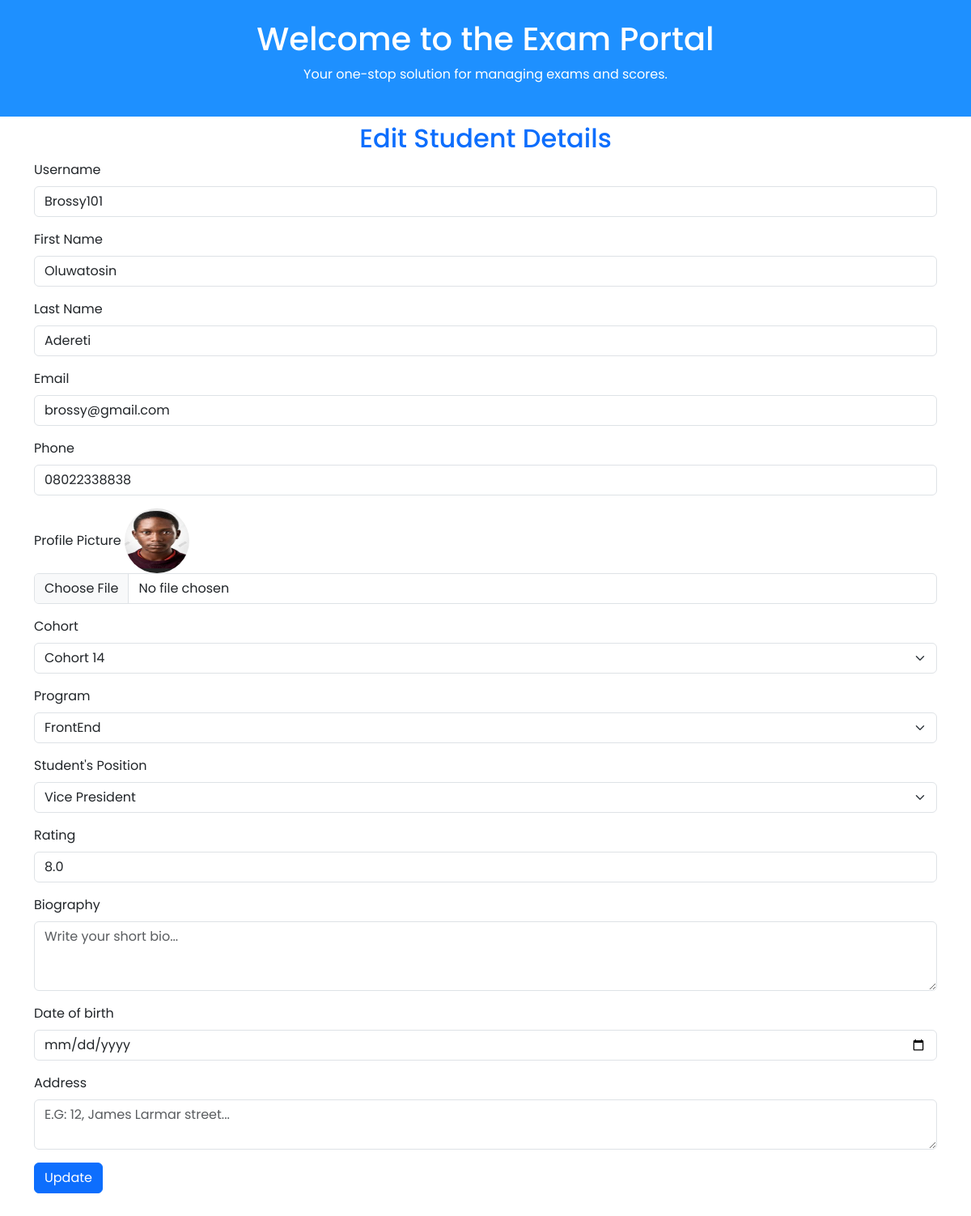
The page /edit_views/oluwatosin-adereti-790607733 on the database its author committed.
### students/models.py (models this page shows, shortened)
class Student(models.Model):
  username = models.CharField(max_length=100,unique=True)
  first_name = models.CharField(max_length=100)
  last_name = models.CharField(max_length=100)
  student_type = models.CharField(max_length=9, choices=student_position, default='Student')
  status = models.BooleanField(default=True)
  email = models.EmailField(max_length=254, unique=True, validators=[mail_validator])
  phone = models.CharField(max_length=11, null=True, blank=True)
  slug = models.SlugField(unique=True, blank=True, editable=False)

class Student_Profile(models.Model):
  student = models.OneToOneField(Student, on_delete=models.CASCADE)
  bio = models.TextField()
  DOB = models.DateField()
  address = models.CharField(max_length=500)
  rating = models.FloatField(default=0.0)
  profile_picture = models.ImageField(upload_to='student_profile')
  date_join = models.DateTimeField(auto_now_add=True)

### students/views.py (the view)
# urls.py: path('edit_views/<slug:slug>', views.edit_views, name= 'edit_views'),
def edit_views(request, slug):
    student = get_object_or_404(Student, slug=slug)
    all_cohorts = Cohort_Group.objects.all()
    student_type = student_position
    context ={
        'student': student,
        'all_cohorts': all_cohorts,
        'type': student_type
    }
    return render(request, 'blog/editstudent.html', context)

### templates/blog/editstudent.html (shortened to what this page needs)
{% load static %}
<!DOCTYPE html>
<html lang="en">
  <head>
    <link
      href="https://cdn.jsdelivr.net/npm/bootstrap@5.3.0-alpha1/dist/css/bootstrap.min.css"
      rel="stylesheet" />
    <link
      rel="stylesheet"
      href="https://cdnjs.cloudflare.com/ajax/libs/font-awesome/6.0.0-beta3/css/all.min.css" />
    <link
      rel="stylesheet"
      href="https://cdn.jsdelivr.net/npm/bootstrap-icons@1.11.3/font/bootstrap-icons.min.css" />
    <link rel="stylesheet" href="{% static 'CSS/list.css' %}" />
  </head>
  <body>
    <header class="bg-info text-white py-4 text-center">
      <h1>Welcome to the Exam Portal</h1>
      <p>Your one-stop solution for managing exams and scores.</p>
    </header>
    <section>
      <h2 class="text-center m-2 text-primary">Edit Student Details</h2>
    </section>
    <section class="container mt-1 mb-5">
      <form action="{% url 'edit_student' student.slug %}" method="post" enctype="multipart/form-data">
        <div class="mb-3">
          <label for="username" class="form-label">Username</label>
          <input
            type="text"
            class="form-control"
            id="username"
            name="username"
            value="{{student.username}}"
            placeholder="Enter Username" />
        </div>
        <div class="mb-3">
          <label for="first_name" class="form-label">First Name</label>
          <input
            type="text"
            class="form-control"
            id="first_name"
            name="first_name"
            value="{{student.first_name}}"
            placeholder="Enter First Name" />
        </div>
        <div class="mb-3">
          <label for="last_name" class="form-label">Last Name</label>
          <input
            type="text"
            class="form-control"
            id="last_name"
            name="last_name"
            value="{{student.last_name}}"
            placeholder="Enter Last Name" />
        </div>
        <div class="mb-3">
          <label for="email" class="form-label">Email</label>
          <input
            type="text"
            class="form-control"
            id="email"
            name="email"
            value="{{student.email}}"
            placeholder="abc@123.com" />
        </div>
        <div class="mb-3">
          <label for="phone" class="form-label">Phone</label>
          <input
            type="tel"
            pattern="[0-9]{11}"
            class="form-control"
            id="phone"
            name="phone"
            value="{{student.phone}}"
            placeholder="08012345678" />
        </div>
        <div class="mb-3">
          <label for="profileImage" class="form-label"
            >Profile Picture</label
          >
          <img class="rounded-circle"
          width="80"
          height="80"
          src="{{student.student_profile.profile_picture.url}}"
          alt="{{student.username}}'s profile picture">
          <input
            type="file"
            class="form-control"
            id="profileImage"
            name="profileImage"
            placeholder="Choose your profile picture" />
        </div>
        <div class="mb-3">
          <label for="cohort" class="form-label">Cohort</label>
          <select class="form-select" id="cohort" name="cohort">
            {% for cohort in all_cohorts %}
            <option value="{{cohort.name}}">{{cohort.name}}</option>
            {% endfor %}
          </select>
        </div>
        <div class="mb-3">
          <label for="program" class="form-label">Program</label>
          <select class="form-select" id="program" name="program">
            <option value="Front-End">FrontEnd</option>
          </select>
        </div>
        <div class="mb-3">
          <label for="status" class="form-label">Student's Position</label>
          <select class="form-select" id="role" name="role">
          {% for key, value in type %}
            <option value="{{value}}">{{value}}</option>
          {% endfor %}
          </select>
        </div>
        <div class="mb-3">
          <label for="rating" class="form-label">Rating</label>
          <input
            type="number"
            class="form-control"
            id="rating"
            name="rating"
            placeholder="'1' to '9'"
            value="{{student.student_profile.rating|default:'0.0'}}"
            min="1"
            max="10" />
        </div>
        <div class="mb-3">
          <label for="bio" class="form-label">Biography</label>
          <textarea class="form-control" name="bio" id="bio" placeholder="Write your short bio..." rows="3"></textarea>
        </div>
        <div class="mb-3">
          <label for="DOB" class="form-label">Date of birth</label>
          <input
            type="date"
            class="form-control"
            id="DOB"
            name="DOB" />
        </div>
        <div class="mb-3">
          <label for="address" class="form-label">Address</label>
          <textarea class="form-control" name="address" id="address" placeholder="E.G: 12, James Larmar street..." rows="2"></textarea>
        </div>
        <button type="submit" class="btn btn-primary">Update</button>
      </form>
    </section>
  </body>
</html>

### staticfiles/css/list.css (style rules this page uses)
body { font-family: 'Poppins', sans-serif; }
.bg-info { background-color: dodgerblue !important; }

### rows shown on the page
Student: username "Brossy101", first_name "Oluwatosin", last_name "Adereti", email "brossy@gmail.com", phone "08022338838", student_profile.profile_picture (picture), rating "8.0"

### other values the page prints
form field cohort "Cohort 14"
form field role "Vice President"
